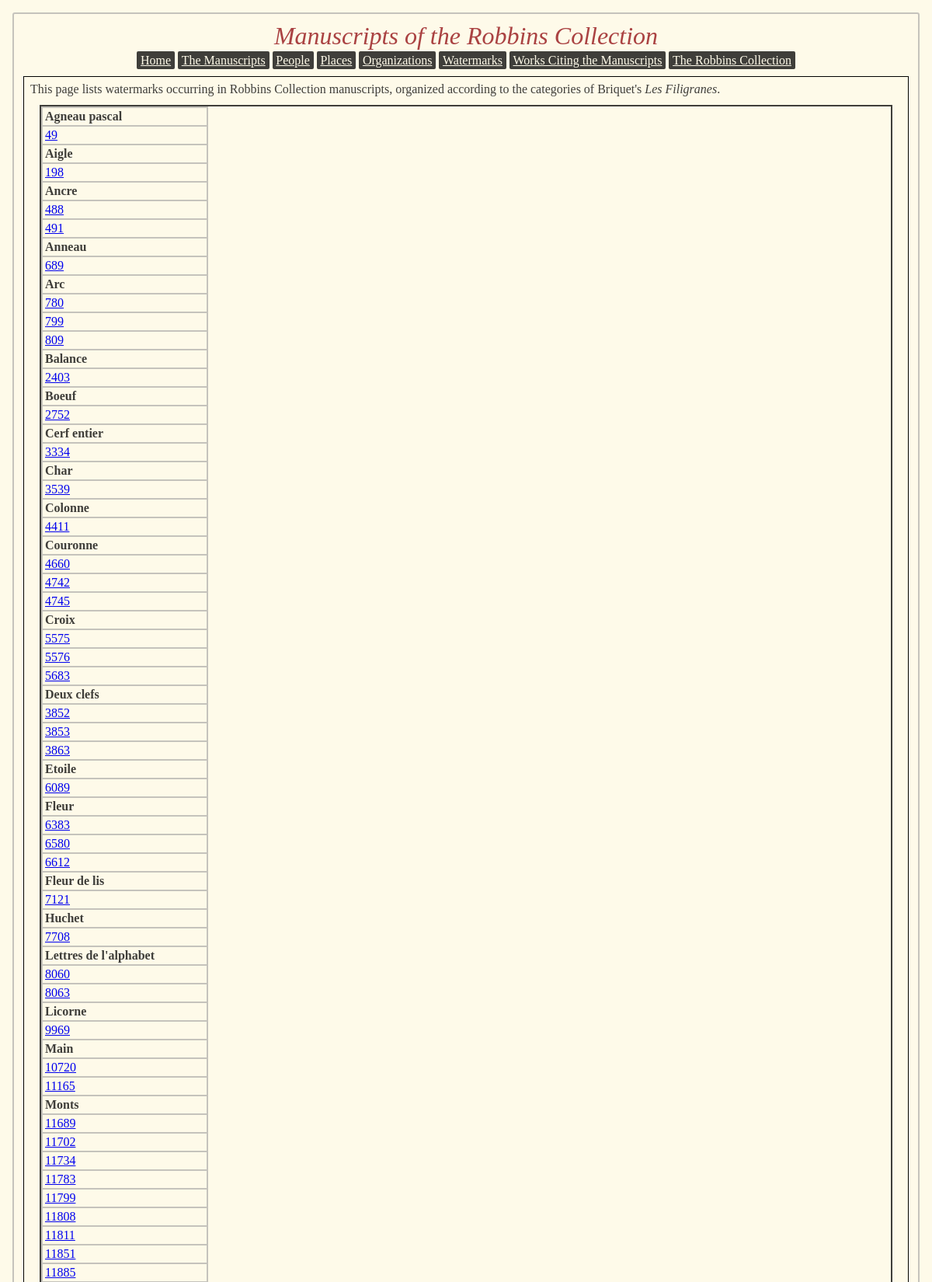
/watermarks (upper part), run on the app's committed database.
### app/models.py (models this page shows, shortened)
class watermark(db.Model):
	id = db.Column(db.Integer, primary_key=True)
	name = db.Column(db.String(40))
	url = db.Column(db.String(100))

### app/views.py (the view)
@app.route('/watermarks', methods = ['GET'])
def list_watermarks():
	returnlist = []
	wmtypes = models.watermark.query.group_by(models.watermark.name).all()
	for x in wmtypes:
		holder = []
		for y in models.watermark.query.filter_by(name=x.name).all():
			holder.append(y)
		returnlist.append((x, holder))
	return render_template('wmlist.html', pagetitle='Watermarks', recs = returnlist)

### app/templates/wmlist.html
{% extends "base.html" %}
{% block content %}
	<div class="section">
		<p>This page lists watermarks occurring in Robbins Collection manuscripts, organized according to the categories of Briquet's <em>Les Filigranes</em>.</p>
	<div id="contentsdiv">
		<table id="contentstable">
		{% for wmtuple in recs %}
		<tr>
			<td><b>{{ wmtuple[0].name }}</b></td>
		</tr>
			{% for wminstance in wmtuple[1] %}
			<tr>
				<td><a href="watermark{{ wminstance.id }}">{{wminstance.id}}</a></td>
			</tr>
			{% endfor %}
		{% endfor %}
		</table>
	</div>
{% endblock %}

### app/static/main.css (style rules this page uses)
html, body, div, span, applet, object, iframe, h1, h2, h3, h4, h5, h6, p, blockquote, pre, a, abbr, acronym, address, big, cite, code, del, dfn, em, img, ins, kbd, q, s, samp, small, strike, strong, sub, sup, tt, var, b, u, i, center, dl, dt, dd, ol, ul, li, fieldset, form, label, legend, table, caption, tbody, tfoot, thead, tr, th, td, article, aside, canvas, details, embed, figure, figcaption, footer, header, hgroup, menu, nav, output, ruby, section, summary, time, mark, audio, video { margin: 0; padding: 0; border: 0; font-size: 100%; font: inherit; vertical-align: baseline; }
body { line-height: 1; }
table { border-collapse: collapse; border-spacing: 0; }
html, body { background-color: #FEFAE9; margin: 0; padding: 0; }
p, td, th { color: #3F3E3A; font-family: "Times New Roman"; font-size: 1em; }
em { font-style: italic; }
#contentsdiv { margin: .75em; border-style: solid; border-color: #3F3E3A; border-width: 2px; }
.section, .mapholder { margin: .75em; border-style: solid; border-width: 1px; border-color: #000000; padding: .5em; }
table, th, td { vertical-align: top; border-width: 2px; border-style: solid; border-color: #C5C3BC; border-collapse: collapse; padding: 3px; text-align: left; }
b { font-weight: bold; }

### data on the page
watermark: name "Agneau pascal", id "49"
watermark: name "Aigle", id "198"
watermark: name "Ancre", id "488"
watermark: id "491"
watermark: name "Anneau", id "689"
watermark: name "Arc", id "780"
watermark: id "799"
watermark: id "809"
watermark: name "Balance", id "2403"
watermark: name "Boeuf", id "2752"
watermark: name "Cerf entier", id "3334"
watermark: name "Char", id "3539"
watermark: name "Colonne", id "4411"
watermark: name "Couronne", id "4660"
watermark: id "4742"
watermark: id "4745"
watermark: name "Croix", id "5575"
watermark: id "5576"
watermark: id "5683"
watermark: name "Deux clefs", id "3852"
watermark: id "3853"
watermark: id "3863"
watermark: name "Etoile", id "6089"
watermark: name "Fleur", id "6383"
watermark: id "6580"
watermark: id "6612"
watermark: name "Fleur de lis", id "7121"
watermark: name "Huchet", id "7708"
watermark: name "Lettres de l'alphabet", id "8060"
watermark: id "8063"
watermark: name "Licorne", id "9969"
watermark: name "Main", id "10720"
watermark: id "11165"
watermark: name "Monts", id "11689"
watermark: id "11702"
watermark: id "11734"
watermark: id "11783"
watermark: id "11799"
watermark: id "11808"
watermark: id "11811"
watermark: id "11851"
watermark: id "11885"
